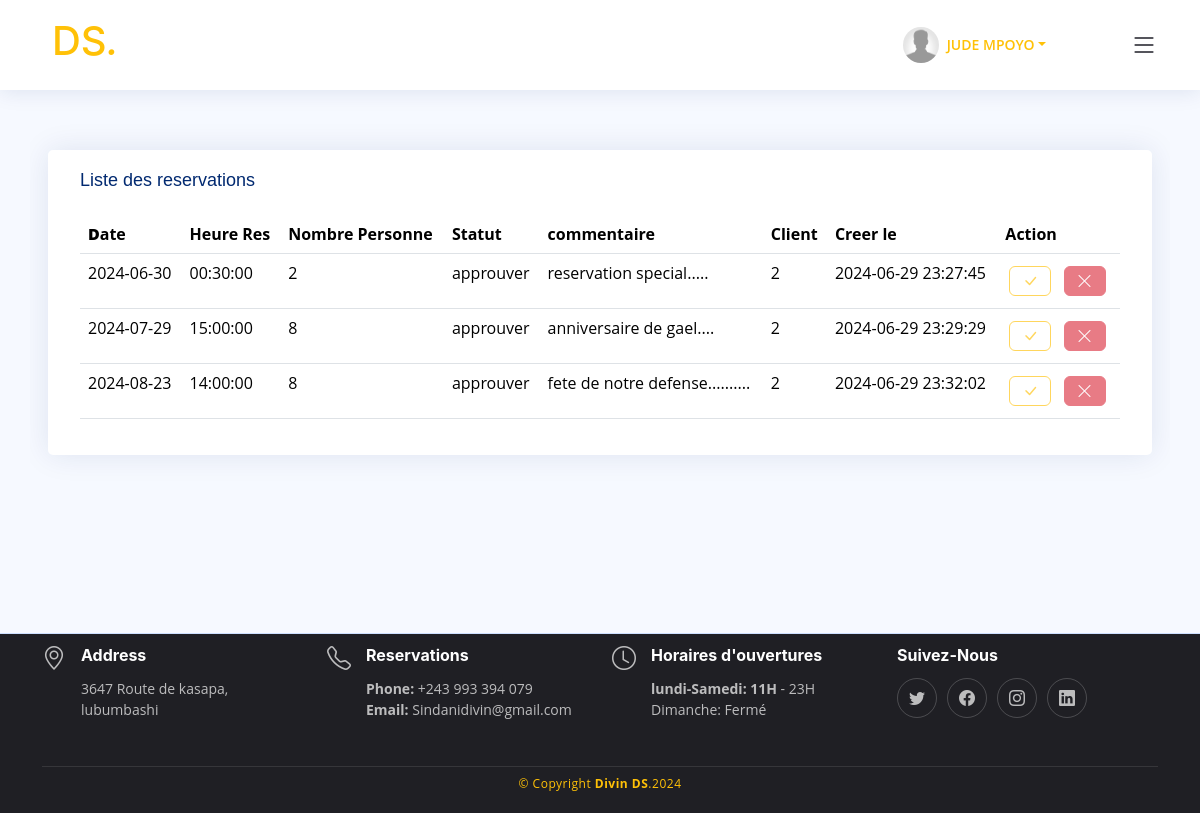
Before: /?page=admin&souspage=reservations (signed in) with the older database file.
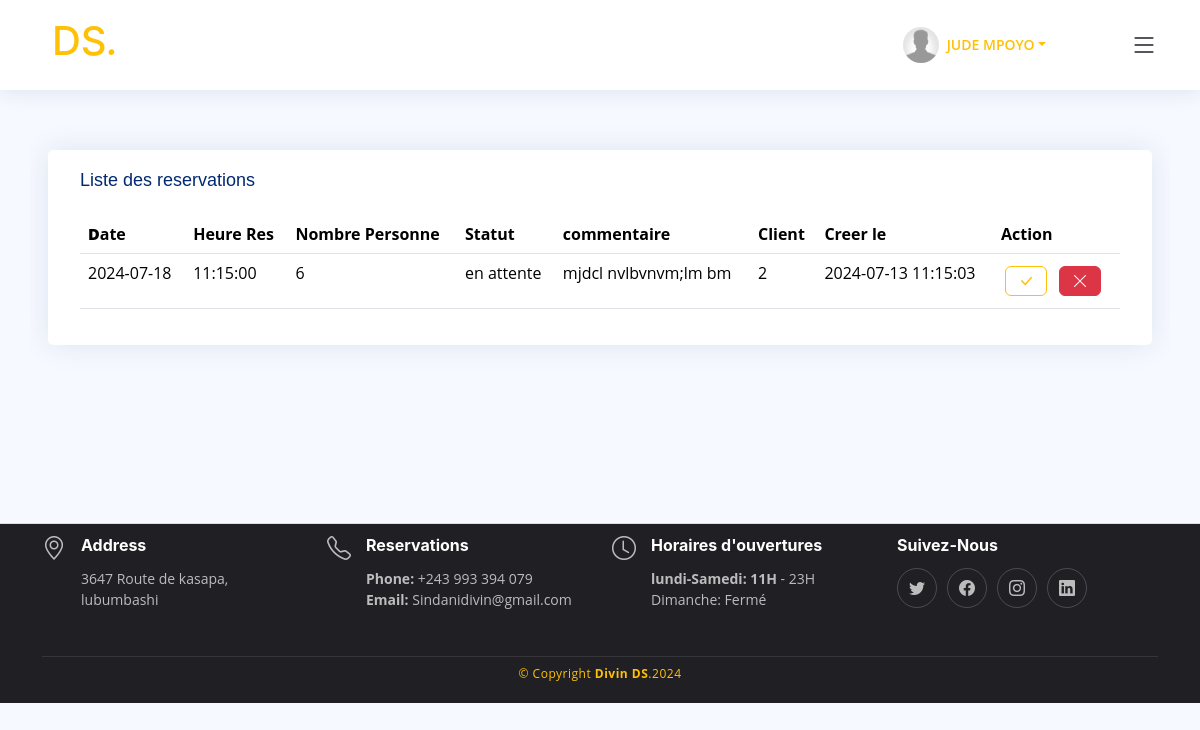
After: the same page with the newer database file.
### tables this page shows
CREATE TABLE IF NOT EXISTS `reservation` (
  `idReservation` int NOT NULL AUTO_INCREMENT,
  `date` date NOT NULL,
  `heure` time NOT NULL,
  `nombrePersonne` int NOT NULL,
  `statutRes` set('en attente','approuver','refuser','') NOT NULL DEFAULT 'en attente',
  `commentaire` varchar(255) NOT NULL,
  `creerLe` datetime NOT NULL DEFAULT CURRENT_TIMESTAMP,
  `idUtilisateur` int NOT NULL,
  `emailClient` varchar(255) NOT NULL,
  PRIMARY KEY (`idReservation`),
  KEY `idUtilisateur` (`idUtilisateur`)
);

### _classes/Db.php (called while the page is built, shortened)
<?php
class Db
{
    private $host = DATABASE_HOST;
    private $user = DATABASE_USER;
    private $password = DATABASE_PASSWORD;
    private $dbname = DATABASE_NAME;
    private $dbh;
    private $stmt;
    public function __construct()
    {
        $dsn = 'mysql:host=' . $this->host . ';dbname=' . $this->dbname;
        $option = [
            PDO::ATTR_PERSISTENT => true,
            PDO::ATTR_ERRMODE => PDO::ERRMODE_EXCEPTION
        ];
        try {
            $this->dbh = new PDO($dsn, $this->user, $this->password, $option);
        } catch (PDOException $e) {
            $this->error = $e->getMessage();
            echo $this->error;
        }
    }
    public function query($sql)
    {
        $this->stmt = $this->dbh->prepare($sql);
    }
    public function bind($param, $value, $type = null)
    {
        if (is_null($type)) {
            switch (true) {
                case is_int($value):
                    $type = PDO::PARAM_INT;
                    break;
            }
        }
        $this->stmt->bindValue($param, $value, $type);
    }
    public function execute()
    {
        return $this->stmt->execute();
    }
    public function resultSet()
    {
        $this->execute();
        return $this->stmt->fetchAll(PDO::FETCH_OBJ);
    }
    public function rowCount()
    {
        return $this->stmt->rowCount();
    }
}

### models/admin_model.php (called while the page is built, shortened)
<?php
$initReservation = new Reservation();

### _classes/Reservation.php (called while the page is built, shortened)
<?php
class Reservation
{
    private $ReservationModel;
    public function __construct()
    {
        $this->ReservationModel = new ReservationModel();
    }
    public function afficherToutesReservations()
    {
        return $this->ReservationModel->afficherToutesReservation();
    }
}

### _classes/ReservationModel.php (called while the page is built, shortened)
<?php
class ReservationModel
{
    protected $db;
    public function __construct()
    {
        $this->db = new Db();
    }
    public function afficherToutesReservation()
    {
        $this->db->query('SELECT * FROM reservation');
        $row = $this->db->resultSet();
        if ($this->db->rowCount() > 0) {
            return $row;
        } else {
            return false;
        }
    }
}

### controllers/admin_controller.php (called while the page is built, shortened)
<?php
$toutesLesReservations = $initReservation->afficherToutesReservations();

### views/admin/reservations.php (the view, shortened to what this page needs)
<div class="col-lg-12 col-12 mb-5">
    <div class="row">
        <div class="card">
            <div class="card-body">
                <h5 class="card-title">Liste des reservations</h5>
                <div class="table-responsive p-0">
                    <table class="table display" id="tablereservation">
                        <thead>
                            <tr>
                                <th>
                                    <b>D</b>ate
                                </th>
                                <th>Heure Res</th>
                                <th>Nombre Personne</th>
                                <th>Statut</th>
                                <th>commentaire</th>
                                <th>Client</th>
                                <th>Creer le</th>
                                <th class="action">Action</th>
                            </tr>
                        </thead>
                        <tbody>
                            <?php foreach ($toutesLesReservations as $reservation) : ?>
                                <tr>
                                    <td><?= $reservation->date ?></td>
                                    <td><?= $reservation->heure ?></td>
                                    <td><?= $reservation->nombrePersonne ?></td>
                                    <td><?= $reservation->statutRes ?></td>
                                    <td><?= $reservation->commentaire ?></td>
                                    <td><?= $reservation->idUtilisateur ?></td>
                                    <td><?= $reservation->creerLe ?></td>
                                    <td>
                                        <?php if ($reservation->statutRes == "en attente") : ?>
                                            <a href="?page=<?= $page ?>&souspage=reservations&action=reservations&idReservation=<?= $reservation->idReservation ?>&sousaction=approuver" class="btn btn-outline-warning m-1"><i class="bi bi-check-lg"></i> </a>
                                            <a href="?page=<?= $page ?>&souspage=reservations&action=reservations&idReservation=<?= $reservation->idReservation ?>&sousaction=annuler" class="btn btn-danger m-1"><i class="bi bi-x-lg"></i> </a>
                                        <?php else : ?>
                                            <a href="?page=<?= $page ?>&souspage=reservations" class="btn btn-outline-warning m-1 disabled"><i class="bi bi-check-lg"></i> </a>
                                            <a href="?page=<?= $page ?>&souspage=reservations" class="btn btn-danger m-1 disabled"><i class="bi bi-x-lg"></i> </a>
                                        <?php endif ?>
                                    </td>
                                </tr>
                            <?php endforeach ?>
                        </tbody>
                    </table>
                </div>
            </div>
        </div>
    </div>
</div>

Changed rows visible on the page:
removed reservation: date "2024-06-30", heure "00:30:00", nombrePersonne "2", statutRes "approuver", commentaire "reservation special.....", idUtilisateur "2", creerLe "2024-06-29 23:27:45"
removed reservation: date "2024-07-29", heure "15:00:00", nombrePersonne "8", statutRes "approuver", commentaire "anniversaire de gael....", idUtilisateur "2", creerLe "2024-06-29 23:29:29"
removed reservation: date "2024-08-23", heure "14:00:00", nombrePersonne "8", statutRes "approuver", commentaire "fete de notre defense..........", idUtilisateur "2", creerLe "2024-06-29 23:32:02"
added reservation: date "2024-07-18", heure "11:15:00", nombrePersonne "6", statutRes "en attente", commentaire "mjdcl nvlbvnvm;lm bm", idUtilisateur "2", creerLe "2024-07-13 11:15:03"
